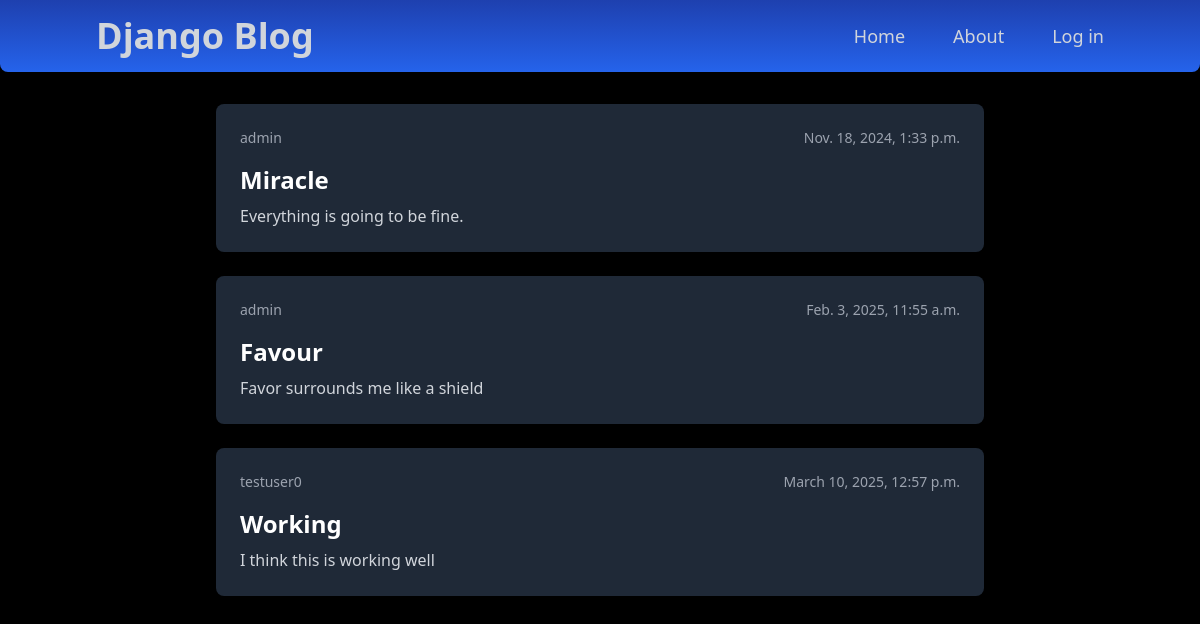
Before: / with the older database file.
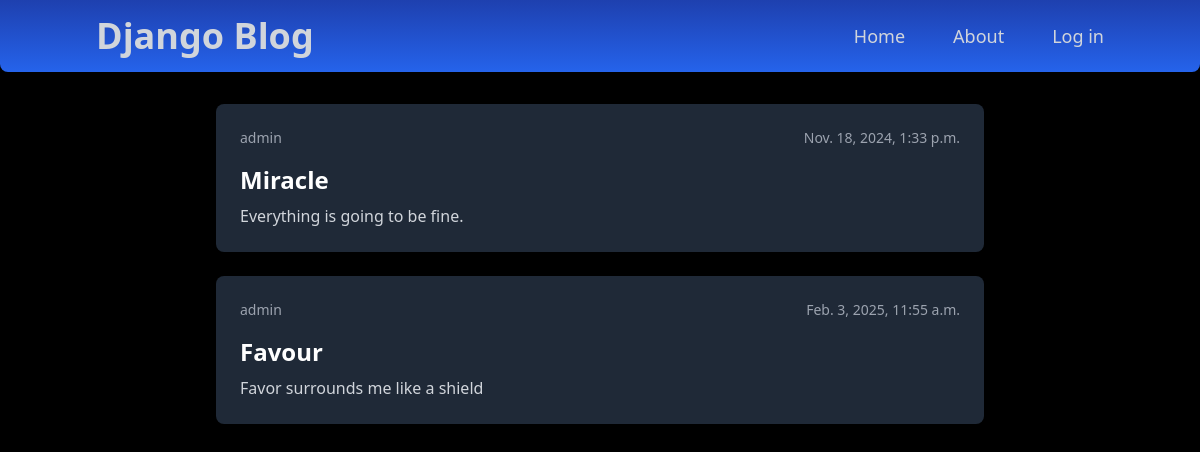
After: the same page with the newer database file.
### blog_app/models.py (models this page shows)
class Post(models.Model):
    id = models.AutoField(primary_key=True)
    title = models.CharField(max_length=200)
    content = models.TextField(null=True, blank=True)
    user = models.ForeignKey(User, on_delete=models.CASCADE)
    date_posted = models.DateTimeField(default=timezone.now)

### blog_app/views.py (the view)
# urls.py: path("", views.home_page, name='home_page'),
def home_page(request):
    autumn = Post.objects.all()
    return render(request, 'blog_app/index.html', {'posts': autumn})

### blog_app/templates/blog_app/index.html
{% extends "blog_app/base.html" %}
{% load static %}
{% block content %}
    <div class="container mx-auto flex flex-col max-w-3xl text-white mt-8 space-y-6">
        {% for post in posts %}
        <a href="{% url 'reading_post_page' pk=post.id%}" class="block bg-gray-800 p-6 rounded-lg shadow-lg hover:bg-gray-700 transition duration-300">
            <div class="flex justify-between items-center mb-4">
                <p class="text-sm text-gray-400">{{post.user}}</p>
                <p class="text-sm text-gray-400">{{post.date_posted}}</p>
            </div>
            <h1 class="text-2xl font-bold mb-2">{{post.title}}</h1>
            <p class="text-gray-300">{{post.content|truncatewords:30}}</p>
        </a>
        {% endfor %}
    </div>
{% endblock %}

### blog_app/templates/blog_app/base.html (shortened to what this page needs)
<!DOCTYPE html>
<html lang="en">
<head>
    <script src="https://cdn.tailwindcss.com"></script>
</head>
<body class='p-0 m-0 box-border bg bg-black'>
    <nav class="w-full bg-gradient-to-t from-blue-600 to-blue-800 px-20 flex justify-between items-center rounded-b-lg shadow-lg">
        <a href="#" class="text-gray-300 p-4 text-4xl font-bold">Django Blog</a>
        <div class="flex justify-end items-center space-x-4">
            <a href="{% url 'home_page' %}" class="text-gray-300 px-4 py-2 text-lg hover:bg-black rounded-md transition duration-300">Home</a>
            <a href="#" class="text-gray-300 px-4 py-2 text-lg hover:bg-black rounded-md transition duration-300">About</a>
            {% if user.is_authenticated %}
                <a href="{% url 'new_post_page' %}" class="text-gray-300 px-4 py-2 text-lg hover:bg-black rounded-md transition duration-300">New Post</a>
                <a href="{% url 'profile_page' %}" class="text-gray-300 px-4 py-2 text-lg hover:bg-black rounded-md transition duration-300">Profile</a>
                <form method="post" action="{% url 'logout_page' %}">
                    {% csrf_token %}
                    <button type="submit" class="text-gray-300 px-4 py-2 text-lg hover:bg-black rounded-md transition duration-300">Logout</button>
                </form>
            {% else %}
                <a href="{%url 'login_page' %}" class="text-gray-300 px-4 py-2 text-lg hover:bg-black rounded-md transition duration-300">Log in</a>
            {% endif %}
        </div>
    </nav>
    {% block content %}{% endblock %}
</body>
</html>

Changed rows visible on the page:
removed Post: user "testuser0", date_posted "March 10, 2025, 12:57 p.m.", title "Working", content "I think this is working well"
